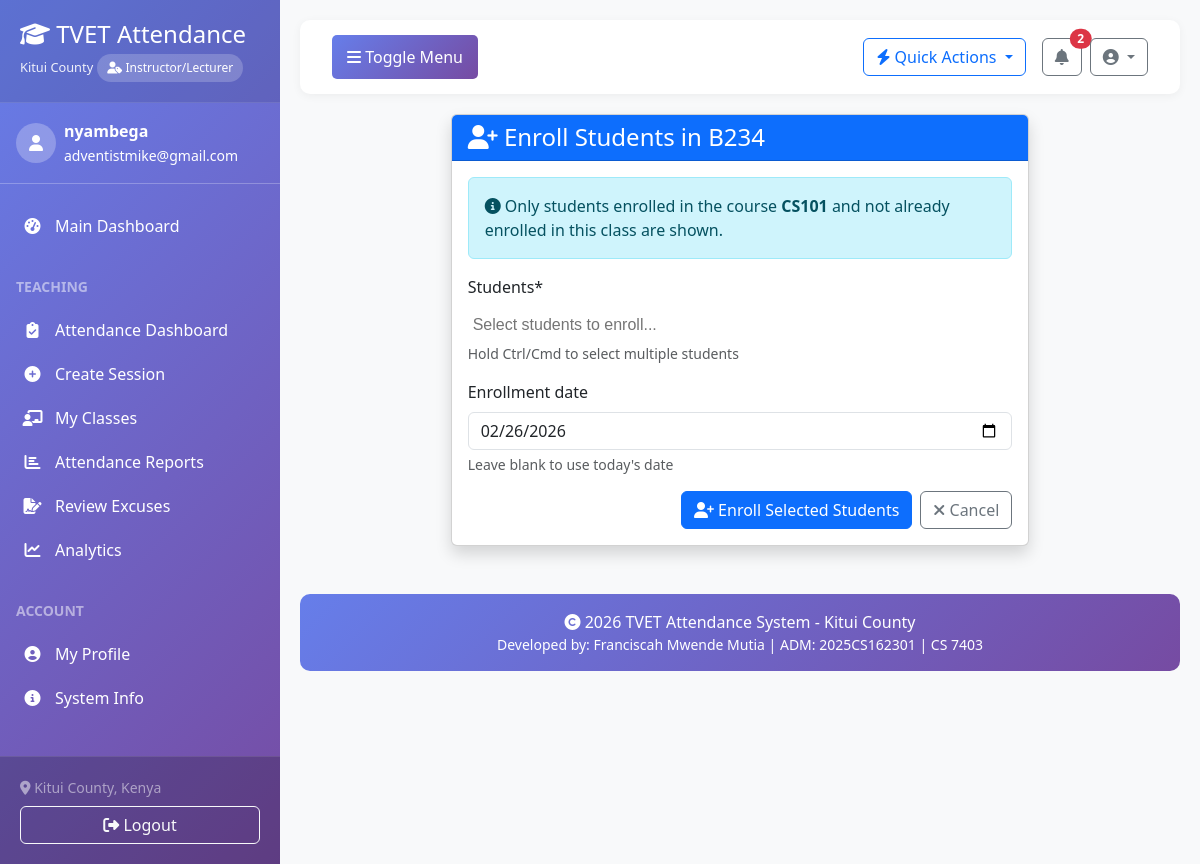
Page /courses/classes/2/enroll/ (signed in) on the committed database.
### accounts/models.py (models this page shows, shortened)
class User(AbstractUser):
    USER_TYPE_CHOICES = (
        ('admin', 'System Administrator'),
        ('instructor', 'Instructor/Lecturer'),
        ('student', 'Student'),
        ('registrar', 'Registrar'),
        ('hod', 'Head of Department'),
    )
    ACCOUNT_STATUS_CHOICES = (
        ('pending', 'Pending Approval'),
        ('approved', 'Approved'),
        ('rejected', 'Rejected'),
        ('suspended', 'Suspended'),
    )
    user_type = models.CharField(max_length=20, choices=USER_TYPE_CHOICES, default='student')
    phone_number = models.CharField(max_length=15, blank=True, null=True)
    profile_picture = models.ImageField(upload_to='profile_pics/', blank=True, null=True)
    department = models.CharField(max_length=100, blank=True, null=True)
    account_status = models.CharField(max_length=20, choices=ACCOUNT_STATUS_CHOICES, default='pending')
    approved_by = models.ForeignKey('self', on_delete=models.SET_NULL, null=True, blank=True, related_name='approved_users')
    approved_at = models.DateTimeField(null=True, blank=True)
    rejection_reason = models.TextField(blank=True, null=True)
    created_at = models.DateTimeField(auto_now_add=True)
    updated_at = models.DateTimeField(auto_now=True)
    def approve(self, admin_user):
        """Approve this user account"""
        self.account_status = 'approved'
        self.approved_by = admin_user
        self.approved_at = timezone.now()
        self.is_active = True
        self.save()
    class Meta:
        verbose_name = 'User'
        verbose_name_plural = 'Users'
        permissions = [
            ('approve_users', 'Can approve user accounts'),
            ('manage_users', 'Can manage all users'),
        ]

### courses/models.py (models this page shows, shortened)
class Class(models.Model):
    course = models.ForeignKey(Course, on_delete=models.CASCADE, related_name='classes')
    class_code = models.CharField(max_length=20, unique=True)
    name = models.CharField(max_length=200)
    instructor = models.ForeignKey(settings.AUTH_USER_MODEL, on_delete=models.SET_NULL,
                                   null=True, limit_choices_to={'user_type': 'instructor'})
    academic_year = models.CharField(max_length=20)
    semester = models.IntegerField(default=1)
    start_date = models.DateField()
    end_date = models.DateField()
    meeting_days = models.CharField(max_length=100, help_text="e.g., Monday, Wednesday, Friday")
    meeting_time = models.CharField(max_length=50, help_text="e.g., 10:00 AM - 12:00 PM")
    venue = models.CharField(max_length=100)
    max_students = models.IntegerField(default=30)
    is_active = models.BooleanField(default=True)
    created_at = models.DateTimeField(auto_now_add=True)
    updated_at = models.DateTimeField(auto_now=True)
    class Meta:
        verbose_name_plural = 'Classes'
        ordering = ['-academic_year', 'semester', 'class_code']

class Course(models.Model):
    LEVEL_CHOICES = (
        ('certificate', 'Certificate'),
        ('diploma', 'Diploma'),
        ('artisan', 'Artisan'),
        ('craft', 'Craft'),
    )
    code = models.CharField(max_length=20, unique=True)
    name = models.CharField(max_length=200)
    description = models.TextField(blank=True)
    level = models.CharField(max_length=20, choices=LEVEL_CHOICES, default='certificate')
    duration_months = models.IntegerField(default=12)
    department = models.CharField(max_length=100)
    is_active = models.BooleanField(default=True)
    created_at = models.DateTimeField(auto_now_add=True)
    updated_at = models.DateTimeField(auto_now=True)
    class Meta:
        ordering = ['code']

### courses/views.py (the view)
# urls.py: path('classes/<int:class_id>/enroll/', views.enroll_students, name='enroll_students'),
@login_required
@permission_required('students.add_enrollment', raise_exception=True)
def enroll_students(request, class_id):
    class_obj = get_object_or_404(Class, pk=class_id)
    if request.method == 'POST':
        form = ClassEnrollmentForm(request.POST, class_obj=class_obj)
        if form.is_valid():
            students = form.cleaned_data['students']
            enrolled_count = 0
            for student in students:
                if not Enrollment.objects.filter(student=student, class_enrolled=class_obj).exists():
                    Enrollment.objects.create(
                        student=student,
                        course=class_obj.course,
                        class_enrolled=class_obj,
                        enrollment_type='regular'
                    )
                    enrolled_count += 1
            messages.success(request, f'{enrolled_count} students enrolled in {class_obj.class_code}')
            return redirect('courses:class_detail', pk=class_id)
    else:
        form = ClassEnrollmentForm(class_obj=class_obj)
    context = {
        'form': form,
        'class': class_obj,
    }
    return render(request, 'courses/enroll_students.html', context)

### accounts/context_processors.py (called while the page is built, shortened)
def active_session(request):
    context = {
        'active_session': None,
        'active_sessions_count': 0,
        'recent_sessions': []
    }
    if request.user.is_authenticated:
        if request.user.user_type == 'instructor':
            active_sessions = AttendanceSession.objects.filter(
                instructor=request.user,
                status='ongoing'
            ).order_by('-session_date', '-start_time')
            context['active_sessions_count'] = active_sessions.count()
            context['active_session'] = active_sessions.first()
            context['recent_sessions'] = active_sessions[:3]
    return context

### templates/courses/enroll_students.html (shortened to what this page needs)
{% extends 'base.html' %}
{% load crispy_forms_tags %}
{% block content %}
<div class="row justify-content-center">
    <div class="col-md-8">
        <div class="card shadow">
            <div class="card-header bg-primary text-white">
                <h4 class="mb-0">
                    <i class="fas fa-user-plus"></i> Enroll Students in {{ class.class_code }}
                </h4>
            </div>
            <div class="card-body">
                <div class="alert alert-info">
                    <i class="fas fa-info-circle"></i>
                    Only students enrolled in the course <strong>{{ class.course.code }}</strong> and not already enrolled in this class are shown.
                </div>
                <form method="post">
                    {{ form|crispy }}
                    <div class="d-grid gap-2 d-md-flex justify-content-md-end mt-3">
                        <button type="submit" class="btn btn-primary">
                            <i class="fas fa-user-plus"></i> Enroll Selected Students
                        </button>
                        <a href="{% url 'courses:class_detail' class.pk %}" class="btn btn-outline-secondary">
                            <i class="fas fa-times"></i> Cancel
                        </a>
                    </div>
                </form>
            </div>
        </div>
    </div>
</div>
{% endblock %}

### templates/base.html (shortened to what this page needs)
<!DOCTYPE html>
<html lang="en">
<head>
    <link href="https://cdn.jsdelivr.net/npm/bootstrap@5.3.0-alpha1/dist/css/bootstrap.min.css" rel="stylesheet">
    <link rel="stylesheet" href="https://cdnjs.cloudflare.com/ajax/libs/font-awesome/6.4.0/css/all.min.css">
    <link href="https://cdn.jsdelivr.net/npm/select2@4.1.0-rc.0/dist/css/select2.min.css" rel="stylesheet" />
    <link href="https://cdn.jsdelivr.net/npm/select2-bootstrap-5-theme@1.3.0/dist/select2-bootstrap-5-theme.min.css" rel="stylesheet" />
</head>
<body>
    <div id="wrapper">
        <nav id="sidebar">
            <div class="sidebar-header">
                <h3><i class="fas fa-graduation-cap"></i> TVET Attendance</h3>
                <small>Kitui County</small>
                {% if user.is_authenticated %}
                    <div class="role-badge">
                        <i class="fas fa-user-tag"></i>
                        {{ user.get_user_type_display|default:user.user_type|title }}
                    </div>
                {% endif %}
            </div>
            {% if user.is_authenticated %}
            <div class="px-3 py-3 border-bottom border-white border-opacity-25">
                <div class="d-flex align-items-center">
                    {% if user.profile_picture %}
                        <img src="{{ user.profile_picture.url }}" alt="Profile" class="rounded-circle me-2" width="40" height="40">
                    {% else %}
                        <div class="rounded-circle bg-white bg-opacity-25 d-flex align-items-center justify-content-center me-2" style="width: 40px; height: 40px;">
                            <i class="fas fa-user text-white"></i>
                        </div>
                    {% endif %}
                    <div>
                        <div class="fw-bold">{{ user.get_full_name|default:user.username }}</div>
                        <small>{{ user.email }}</small>
                    </div>
                </div>
            </div>
            <ul class="components list-unstyled">
                <li class="{% if request.resolver_match.url_name == 'dashboard' %}active{% endif %}">
                    <a href="{% url 'dashboard' %}">
                        <i class="fas fa-tachometer-alt"></i>
                        <span>Main Dashboard</span>
                    </a>
                </li>
                {% if user.user_type == 'instructor' %}
                <li class="mt-3 px-3">
                    <small class="text-uppercase text-white-50 fw-bold">Teaching</small>
                </li>
                <li class="{% if 'attendance' in request.path and not 'report' in request.path %}active{% endif %}">
                    <a href="{% url 'attendance:dashboard' %}">
                        <i class="fas fa-clipboard-check"></i>
                        <span>Attendance Dashboard</span>
                    </a>
                </li>
                <li>
                    <a href="{% url 'attendance:create_session' %}">
                        <i class="fas fa-plus-circle"></i>
                        <span>Create Session</span>
                    </a>
                </li>
                <li>
                    <a href="{% url 'courses:instructor_classes' %}">
                        <i class="fas fa-chalkboard-teacher"></i>
                        <span>My Classes</span>
                    </a>
                </li>
                <li>
                    <a href="{% url 'attendance:report' %}">
                        <i class="fas fa-chart-bar"></i>
                        <span>Attendance Reports</span>
                    </a>
                </li>
                <li>
                    <a href="{% url 'attendance:excuse_list' %}">
                        <i class="fas fa-file-signature"></i>
                        <span>Review Excuses</span>
                    </a>
                </li>
                <li>
                    <a href="{% url 'reports:dashboard' %}">
                        <i class="fas fa-chart-line"></i>
                        <span>Analytics</span>
                    </a>
                </li>
                {% endif %}
                <li class="mt-3 px-3">
                    <small class="text-uppercase text-white-50 fw-bold">Account</small>
                </li>
                <li class="{% if 'profile' in request.path %}active{% endif %}">
                    <a href="{% url 'profile' %}">
                        <i class="fas fa-user-circle"></i>
                        <span>My Profile</span>
                    </a>
                </li>
                <li>
                    <a href="{% url 'dashboard' %}#system-info">
                        <i class="fas fa-info-circle"></i>
                        <span>System Info</span>
                    </a>
                </li>
            </ul>
            <div class="sidebar-footer">
                <div class="text-white-50 small mb-2">
                    <i class="fas fa-map-marker-alt"></i> Kitui County, Kenya
                </div>
                <form method="post" action="{% url 'logout' %}" class="d-inline">
                    <button type="submit" class="btn btn-outline-light w-100">
                        <i class="fas fa-sign-out-alt"></i> Logout
                    </button>
                </form>
            </div>
            {% endif %}
        </nav>
        <div id="content">
            <nav class="navbar navbar-expand-lg navbar-custom">
                <div class="container-fluid">
                    <button type="button" id="sidebarCollapse" class="btn">
                        <i class="fas fa-bars"></i>
                        <span>Toggle Menu</span>
                    </button>
                    <div class="ms-auto d-flex align-items-center">
                        {% if user.is_authenticated %}
                            <div class="dropdown me-3">
                                <button class="btn btn-outline-primary dropdown-toggle" type="button" data-bs-toggle="dropdown">
                                    <i class="fas fa-bolt"></i> Quick Actions
                                </button>
                            </div>
                            <div class="dropdown me-2">
                                <button class="btn btn-outline-secondary position-relative" type="button" data-bs-toggle="dropdown">
                                    <i class="fas fa-bell"></i>
                                    <span class="position-absolute top-0 start-100 translate-middle badge rounded-pill bg-danger" id="notification-count">
                                    </span>
                                </button>
                            </div>
                            <div class="dropdown">
                                <button class="btn btn-outline-secondary dropdown-toggle" type="button" data-bs-toggle="dropdown">
                                    <i class="fas fa-user-circle"></i> {{ user.get_short_name }}
                                </button>
                            </div>
                        {% endif %}
                    </div>
                </div>
            </nav>
            {% block content %}{% endblock %}
            <footer class="footer mt-5">
                <div class="container text-center">
                    <p class="mb-0">
                        <i class="fas fa-copyright"></i> {% now "Y" %} TVET Attendance System - Kitui County
                    </p>
                    <p class="mb-0 small">
                        Developed by: Franciscah Mwende Mutia | ADM: 2025CS162301 | CS 7403
                    </p>
                </div>
            </footer>
        </div>
    </div>
</body>
</html>

### templates/base.html (style rules this page uses)
body { font-family: 'Segoe UI', Tahoma, Geneva, Verdana, sans-serif; background-color: #f8f9fa; overflow-x: hidden; }
#wrapper { display: flex; width: 100%; align-items: stretch; }
#sidebar { min-width: 280px; max-width: 280px; background: linear-gradient(135deg, #667eea 0%, #764ba2 100%); color: #fff; transition: all 0.3s; box-shadow: 3px 0 10px rgba(0,0,0,0.1); min-height: 100vh; }
#sidebar .sidebar-header { padding: 20px; background: rgba(0,0,0,0.1); border-bottom: 1px solid rgba(255,255,255,0.1); }
#sidebar .sidebar-header h3 { margin-bottom: 0; font-size: 1.5rem; }
#sidebar .sidebar-header small { font-size: 0.8rem; opacity: 0.9; }
#sidebar ul.components { padding: 20px 0; }
#sidebar ul li { padding: 10px 20px; transition: all 0.3s; }
#sidebar ul li a { color: #fff; text-decoration: none; display: flex; align-items: center; gap: 10px; }
#sidebar ul li a i { width: 25px; text-align: center; }
#sidebar .sidebar-footer { padding: 20px; background: rgba(0,0,0,0.2); border-top: 1px solid rgba(255,255,255,0.1); position: sticky; bottom: 0; }
#content { width: 100%; padding: 20px; transition: all 0.3s; background-color: #f8f9fa; }
#sidebarCollapse { background: linear-gradient(135deg, #667eea 0%, #764ba2 100%); border: none; color: white; padding: 10px 15px; border-radius: 5px; cursor: pointer; transition: all 0.3s; }
.navbar-custom { background: white; padding: 15px 20px; border-radius: 10px; box-shadow: 0 2px 10px rgba(0,0,0,0.05); margin-bottom: 20px; }
.role-badge { background: rgba(255,255,255,0.2); padding: 5px 10px; border-radius: 20px; font-size: 0.75rem; display: inline-block; margin-top: 5px; }
.footer { background: linear-gradient(135deg, #667eea 0%, #764ba2 100%); color: white; padding: 1rem 0; margin-top: 2rem; border-radius: 10px; }

### rows in the picture
User: user_type "Instructor/Lecturer", get_full_name "nyambega", email "adventistmike@gmail.com"
Class: class_code "B234", course.code "CS101"
